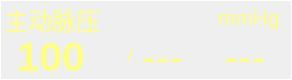
  <widget class="QFrame" name="frame_ibp1">
   <property name="geometry">
    <rect>
     <x>730</x>
     <y>410</y>
     <width>292</width>
     <height>80</height>
    </rect>
   </property>
   <property name="styleSheet">
    <string notr="true">color: rgb(255, 255, 127);
border-color: rgb(255, 255, 255);
border-width:1px;
border-style:solid;</string>
   </property>
   <property name="frameShape">
    <enum>QFrame::StyledPanel</enum>
   </property>
   <property name="frameShadow">
    <enum>QFrame::Plain</enum>
   </property>
   <property name="lineWidth">
    <number>1</number>
   </property>
   <widget class="QLabel" name="TextLabel_ZhuDongMaiYa">
    <property name="geometry">
     <rect>
      <x>5</x>
      <y>5</y>
      <width>95</width>
      <height>30</height>
     </rect>
    </property>
    <property name="font">
     <font>
      <family>WenQuanYi Micro Hei Mono</family>
      <pointsize>18</pointsize>
     </font>
    </property>
    <property name="styleSheet">
     <string notr="true">border-style:none;</string>
    </property>
    <property name="text">
     <string>主动脉压</string>
    </property>
    <property name="alignment">
     <set>Qt::AlignCenter</set>
    </property>
   </widget>
   <widget class="QLabel" name="TextLabel_ZhuDongMaiYa_mmHg">
    <property name="geometry">
     <rect>
      <x>210</x>
      <y>5</y>
      <width>70</width>
      <height>25</height>
     </rect>
    </property>
    <property name="font">
     <font>
      <pointsize>16</pointsize>
     </font>
    </property>
    <property name="styleSheet">
     <string notr="true">border-style:none;</string>
    </property>
    <property name="text">
     <string>mmHg</string>
    </property>
    <property name="alignment">
     <set>Qt::AlignRight|Qt::AlignTrailing|Qt::AlignVCenter</set>
    </property>
   </widget>
   <widget class="QLabel" name="TextLabel_ZhuDongMaiYa_value_Di">
    <property name="geometry">
     <rect>
      <x>200</x>
      <y>36</y>
      <width>90</width>
      <height>40</height>
     </rect>
    </property>
    <property name="font">
     <font>
      <pointsize>31</pointsize>
     </font>
    </property>
    <property name="styleSheet">
     <string notr="true">border-style:none;</string>
    </property>
    <property name="text">
     <string>---</string>
    </property>
    <property name="alignment">
     <set>Qt::AlignCenter</set>
    </property>
   </widget>
   <widget class="QLabel" name="TextLabel_ZhuDongMaiYa_value_Gao">
    <property name="geometry">
     <rect>
      <x>5</x>
      <y>36</y>
      <width>92</width>
      <height>40</height>
     </rect>
    </property>
    <property name="font">
     <font>
      <pointsize>31</pointsize>
      <weight>75</weight>
      <bold>true</bold>
     </font>
    </property>
    <property name="styleSheet">
     <string notr="true">border-style:none;</string>
    </property>
    <property name="text">
     <string>100</string>
    </property>
    <property name="alignment">
     <set>Qt::AlignCenter</set>
    </property>
   </widget>
   <widget class="QLabel" name="TextLabel_ZhuDongMaiYa_value_unkown">
    <property name="geometry">
     <rect>
      <x>132</x>
      <y>36</y>
      <width>61</width>
      <height>40</height>
     </rect>
    </property>
    <property name="font">
     <font>
      <pointsize>31</pointsize>
     </font>
    </property>
    <property name="styleSheet">
     <string notr="true">border-style:none;</string>
    </property>
    <property name="text">
     <string>---</string>
    </property>
    <property name="alignment">
     <set>Qt::AlignCenter</set>
    </property>
   </widget>
   <widget class="QLabel" name="TextLabel_ZhuDongMaiYa_value_XieXian">
    <property name="geometry">
     <rect>
      <x>120</x>
      <y>40</y>
      <width>21</width>
      <height>31</height>
     </rect>
    </property>
    <property name="font">
     <font>
      <pointsize>14</pointsize>
     </font>
    </property>
    <property name="styleSheet">
     <string notr="true">border-style:none;</string>
    </property>
    <property name="text">
     <string>/</string>
    </property>
    <property name="alignment">
     <set>Qt::AlignCenter</set>
    </property>
   </widget>
  </widget>
